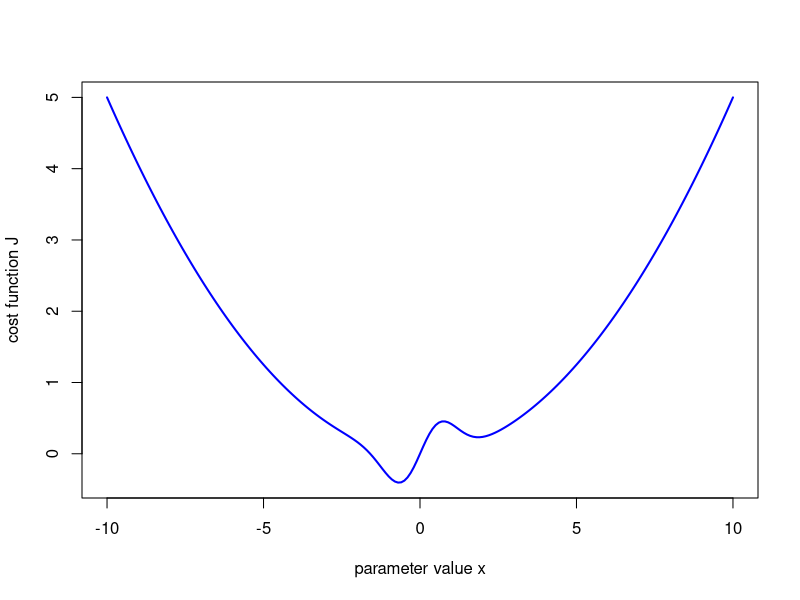

Here is the R script that generated this plot: (Note: this script raises an error after producing the figure.)
# part 1: 1D cost landscape

# define the cost function
mycostfun <- function(x) {
	J <- (x * exp(-(x**2))) + ((x**2)/20.0)
	J
}

# Map J

x <- seq(-10, 10, 0.1)
J <- mycostfun(x)
plot(x, J, "l", col="blue", lwd=2, xlab="parameter value x", ylab="cost function J")

# Optimize x

# an initial guess
x0 <- -5.0

# optimize!
optim_res <- optim(x0, mycostfun, method="Nelder-Mead")
print(optim_res)

x_opt <- optim_res$par
min_cost <- optim_res$value

cat(paste("initial guess was", x0, "\n"))
cat(paste("the optimal value of x is", x_opt, "\n"))
cat(paste("the minimum cost found is", min_cost, "\n"))

# note that R gives us a warning about using Nelder-Mead for
# one-dimensional optimization and suggests we use the "Brent"
# method instead. You could try this as an exercise... You will
# need to give optim() lower and upper bounds on the parameter, e.g.:

optim_res <- optim(x0, mycostfun, method="Brent", lower=-20.0, upper=20.0)
print(optim_res)


# part 2: 2D cost landscape

# Map J

xxx

# Optimize (x,y)
